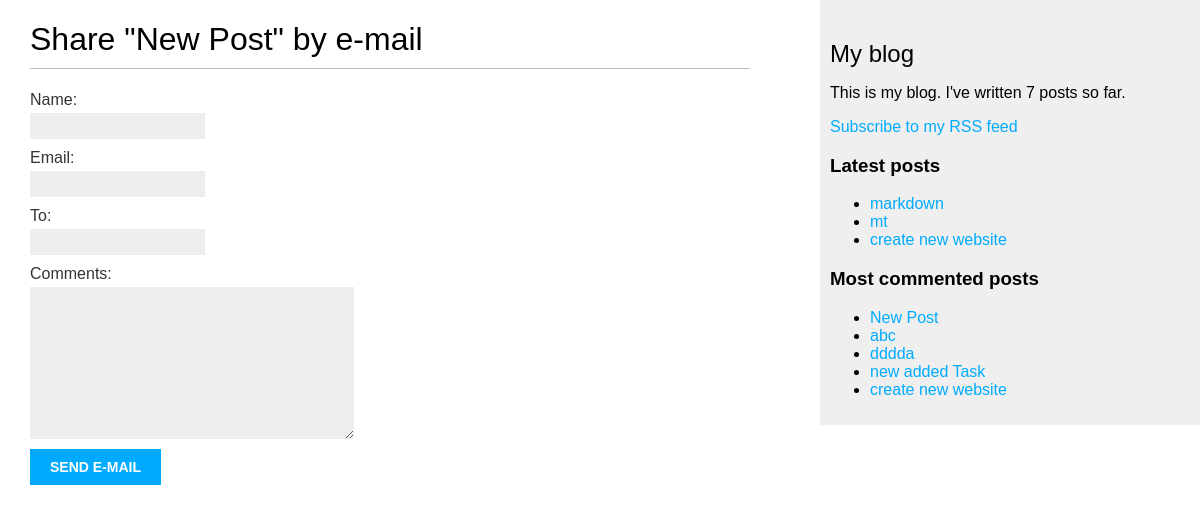
Screenshot of /blog/1/share/ with the database file from the repository.
### blog/models.py (models this page shows, shortened)
class Post(models.Model):
    STATUS_CHOICES = (
        ('draft', 'Draft'),
        ('published', 'Published'),
    )
    title = models.CharField(max_length=250)
    slug = models.SlugField(max_length=250,
                            unique_for_date='publish')
    author = models.ForeignKey(User,
                               on_delete=models.CASCADE,
                               related_name='blog_posts')
    body = models.TextField()
    publish = models.DateTimeField(default=timezone.now)
    created = models.DateTimeField(auto_now_add=True)
    updated = models.DateTimeField(auto_now=True)
    status = models.CharField(max_length=10,
                              choices=STATUS_CHOICES,
                              default='draft')
    tags = TaggableManager()
    def get_absolute_url(self):
        return reverse('blog:post_detail',
                       args=[self.publish.year,
                             self.publish.month,
                             self.publish.day, self.slug])
    class Meta:
        ordering = ('-publish',)
        db_table = 'Posts'
        managed = True
        verbose_name = 'Post'
        verbose_name_plural = 'Posts'

### blog/views.py (the view)
# urls.py: path('<int:post_id>/share/', views.post_share, name='post_share'),
def post_share(request, post_id):
    post = get_object_or_404(Post, id=post_id, status='published')
    sent = False
    if request.method == 'POST':
        form = EmailPostForm(request.POST)
        if form.is_valid():
            cd = form.cleaned_data
            post_url = request.build_absolute_uri(post.get_absolute_url())
            subject = f"{cd['name']} recommends you read " \
                f"{post.title}"
            message = f"Read {post.title} at {post_url}\n\n" \
                f"{cd['name']}\'s comments: {cd['comments']}"
            send_mail(subject, message, 'gabr40641@gmail.com',
                      [cd['to']])
            sent = True
    else:
        form = EmailPostForm()
    return render(request, 'blog/post/share.html', {'post': post,
                                                    'form': form,
                                                    'sent': sent})

### blog/forms.py
class EmailPostForm(forms.Form):
    name = forms.CharField(max_length=25)
    email = forms.EmailField()
    to = forms.EmailField()
    comments = forms.CharField(required=False,
                               widget=forms.Textarea)

### blog/templatetags/blog_tags.py (called while the page is built)
@register.simple_tag
def total_posts():
    return Post.objects.count()

@register.simple_tag
def get_most_commented_posts(count=5):
    return Post.objects.annotate(total_comments=Count('comments')).order_by('-total_comments')[:count]

@register.inclusion_tag('blog/post/latest_posts.html')
def show_latest_posts(count=4):
    latest_posts = Post.objects.order_by('-publish')[:count]
    return {'latest_posts': latest_posts}

### blog/templates/blog/post/share.html (shortened to what this page needs)
{% extends "blog/base.html" %}
{% block content %}
{% if sent %}
<h1>E-mail successfully sent</h1>
<p>
    "{{ post.title }}" was successfully sent to {{ form.cleaned_
    data.to }}.
</p>
{% else %}
<h1>Share "{{ post.title }}" by e-mail</h1>
<form method="post">
    {{ form.as_p }}
    <input type="submit" value="Send e-mail">
</form>
{% endif %}
{% endblock %}

### blog/templates/blog/base.html (shortened to what this page needs)
{% load blog_tags %}
{% load static %}
<!DOCTYPE html>
<html>
<head>
    <link href="{% static 'css/blog.css' %}" rel="stylesheet">
</head>
<body>
    <div id="content">
        {% block content %}
        {% endblock %}
    </div>
    <div id="sidebar">
        <h2>My blog</h2>
        <p>This is my blog. I've written {% total_posts %} posts so far.</p>
        <p>
            <a href="{% url 'blog:post_feed' %}">Subscribe to my RSS feed</a>
        </p>
        <h3>Latest posts</h3>
        {% show_latest_posts 3 %}
        <h3>Most commented posts</h3>
        {% get_most_commented_posts as most_commented_posts %}
        <ul>
            {% for post in most_commented_posts %}
            <li>
                <a href="{{ post.get_absolute_url }}">{{ post.title }}</a>
            </li>
            {% endfor %}
        </ul>
    </div>
</body>
</html>

### blog/templates/blog/post/latest_posts.html
<ul>
    {% for post in latest_posts %}
    <li>
        <a href="{{ post.get_absolute_url }}">{{ post.title }}</a>
    </li>
    {% endfor %}
</ul>

### blog/static/css/blog.css (style rules this page uses)
body { margin: 0; padding: 0; font-family: helvetica, sans-serif; }
a { color: #00abff; text-decoration: none; }
h1 { font-weight: normal; border-bottom: 1px solid #bbb; padding: 0 0 10px 0; }
h2 { font-weight: normal; margin: 30px 0 0; }
#content { float: left; width: 60%; padding: 0 0 0 30px; }
#sidebar { float: right; width: 30%; padding: 10px; background: #efefef; height: 100%; }
label { float: left; clear: both; color: #333; margin-bottom: 4px; }
input, textarea { clear: both; float: left; margin: 0 0 10px; background: #ededed; border: 0; padding: 6px 10px; font-size: 12px; }
input[type="submit"] { font-weight: bold; background: #00abff; color: #fff; padding: 10px 20px; font-size: 14px; text-transform: uppercase; }

### rows the page displays
Post: title "New Post"
Post: title "markdown"
Post: title "mt"
Post: title "create new website"
Post: title "abc"
Post: title "dddda"
Post: title "new added Task"
